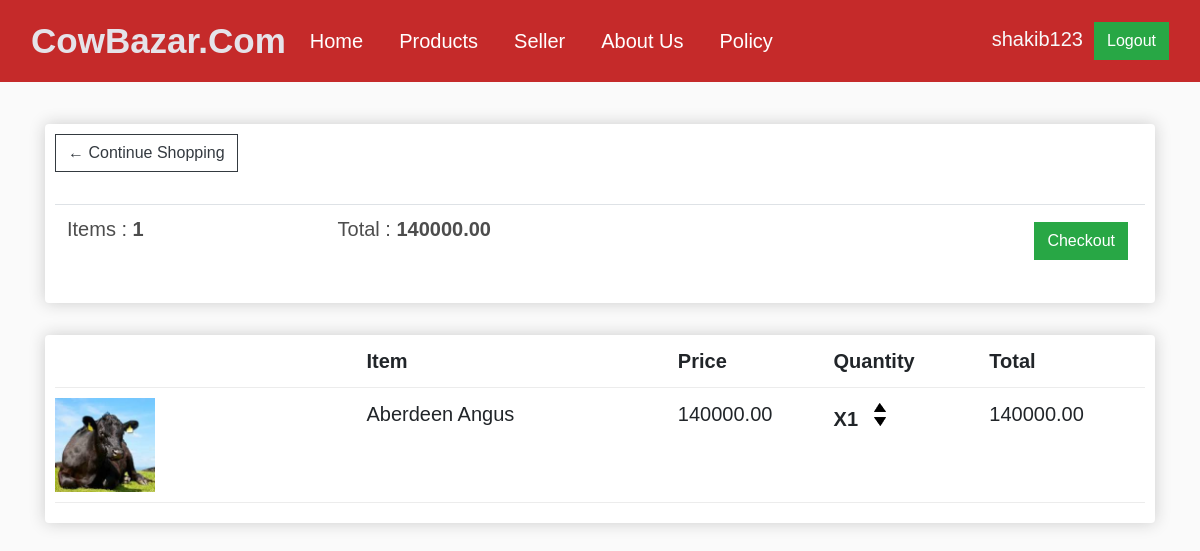
The app's page /cart/ (signed in) with its own data.
### home/models.py (models this page shows, shortened)
class Animal(models.Model):
    user = models.ForeignKey(User, on_delete=models.SET_NULL, null=True, blank=True)
    Animal_name = models.CharField(max_length=100)
    Animal_Weight = models.DecimalField(max_digits=10, decimal_places=2)
    Animal_Prize = models.DecimalField(max_digits=10, decimal_places=2)
    Animal_Farm = models.CharField(max_length=100, default='Unknown')
    Animal_color = models.CharField(max_length=100, default='Unknown')
    Animal_description = models.TextField()
    Animal_image = models.ImageField(upload_to='animal_images', default='')
    quantity = models.PositiveIntegerField(default=1)

### home/views.py (the view)
# urls.py: path('cart/', views.cart, name='cart'),
@login_required(login_url="/login/")
def cart(request):
    try:
        customer = request.user.customer
    except Customer.DoesNotExist:
        customer = None
    animals = Animal.objects.all()
    total_price = sum(animal.Animal_Prize for animal in animals)
    return render(request, 'cart.html', {'customer': customer, 'animals': animals, 'total_price': total_price})

### home/templates/cart.html
{% extends "base.html" %}
{% load static %}
{% block start %}
<div class="row">
  <div class="col-lg-12">
    <div class="box-element">
      <a class="btn btn-outline-dark" href="{% url 'home' %}">&#x2190; Continue Shopping</a>
      <br />
      <br />
      <table class="table">
        <tr>
          <th>
            <h5>Items : <strong>{{ animals|length }}</strong></h5>
          </th>
          <th>
            <h5>Total : <strong>{{ total_price }}</strong></h5>
          </th>
          <th>
            <a style="float: right; margin: 5px" class="btn btn-success" href="{% url 'checkout' %}">Checkout</a>
          </th>
        </tr>
      </table>
    </div>
    <br />
    <div class="box-element">
      <div class="cart-row">
        <div style="flex: 2"></div>
        <div style="flex: 2"><strong>Item</strong></div>
        <div style="flex: 1"><strong>Price</strong></div>
        <div style="flex: 1"><strong>Quantity</strong></div>
        <div style="flex: 1"><strong>Total</strong></div>
      </div>
      {% for animal in animals %}
      <div class="cart-row" style="display: flex; justify-content: flex-start">
        <div style="flex: 2">
          <img src="{{ animal.Animal_image.url }}" class="row-image">
        </div>
        <div style="flex: 2">{{ animal.Animal_name }}</div>
        <div style="flex: 1">{{ animal.Animal_Prize }}</div>
        <div style="flex: 1">
          <p class="quantity">X{{ animal.quantity }}</p>
          <div class="quantity">
            <img class="chg-quantity" src="{% static 'images/down.png' %}" />
            <img class="chg-quantity" src="{% static 'images/up.png' %}" />
          </div>
        </div>
        <div style="flex: 1">{{ animal.Animal_Prize }}</div>
      </div>
      {% endfor %}
    </div>
  </div>
</div>
{% endblock %}

### home/templates/base.html (shortened to what this page needs)
{% load static %}
<!DOCTYPE html>
<head>
    <link rel="stylesheet" href="https://stackpath.bootstrapcdn.com/bootstrap/4.4.1/css/bootstrap.min.css"
>
    <link rel="stylesheet" type="text/css" href="{% static 'css/main.css' %}">
</head>
<body>
    <nav class="navbar navbar-expand-lg navbar-dark  " style="background-color: rgba(192, 18, 18, 0.895);">
        <div class="container-fluid">
            <a class="navbar-brand" href="{% url 'home' %}"
                style="font-size: 35px; color:rgb(229, 227, 233); font-weight: bold;">CowBazar.Com</a>
            <div class="collapse navbar-collapse" id="navbarSupportedContent">
                <ul class="navbar-nav me-auto mb-2 mb-lg-0 justify-content-end">
                    <li class="nav-item">
                        <a class="nav-link active" aria-current="page" href="{% url 'blogs' %}">Home</a>
                    </li>
                    <li class="nav-item">
                        <a class="nav-link active" aria-current="page" href="{% url 'home' %}">Products</a>
                    </li>
                    <li class="nav-item">
                        <a class="nav-link active" aria-current="page" href="{% url 'seller' %}">Seller</a>
                    </li>
                    <li class="nav-item">
                        <a class="nav-link active" aria-current="page" href="{% url 'farm' %}">About Us</a>
                    </li>
                    <li class="nav-item">
                        <a class="nav-link active" aria-current="page" href="{% url 'maps' %}">Policy</a>
                    </li>
                </ul>
            </div>
            <div class="form-inline my-2 my-lg-0">
                {% if request.user.is_authenticated %}
                <p class="text-light me-3" style="margin-bottom: 5px;"> {{ request.user.username }} &nbsp;</p>
                <a href="/logout/" class="btn btn-success me-2 d-flex">  Logout</a>
                {% else %}
                <a href="{% url 'login' %}" class="btn btn-warning me-2 d-flex">Login</a>
                {% endif %}
            </div>
        </div>
    </nav>
    <div class="container">
        <br>
        {% block start %}
        {% endblock %}
    </div>
</body>
</html>

### static/css/main.css (style rules this page uses)
body { background-color: hsl(0, 0%, 98%); }
h1,h2,h3,h4,h5,h6 { color:hsl(0, 0%, 30%); }
.box-element { box-shadow:hsl(0, 0%, 80%) 0 0 16px; background-color: #fff; border-radius: 4px; padding: 10px; }
.col-lg-4, .col-lg-6, .col-lg-8, .col-lg-12 { margin-top: 10px; }
.btn { border-radius: 0; }
.row-image { width: 100px; }
.cart-row { display: flex; align-items: flex-stretch; padding-bottom: 10px; margin-bottom: 10px; border-bottom: 1px solid #ececec; }
.quantity { display: inline-block; font-weight: 700; padding-right:10px; }
.chg-quantity { width: 12px; cursor: pointer; display: block; margin-top: 5px; transition:.1s; }

### records on screen
Animal: Animal_image (picture), Animal_name "Aberdeen Angus", Animal_Prize "140000.00", quantity "1"

### other values on screen
{{ request.user.username }} "shakib123"
{{ animals|length }} "1"
{{ total_price }} "140000.00"
